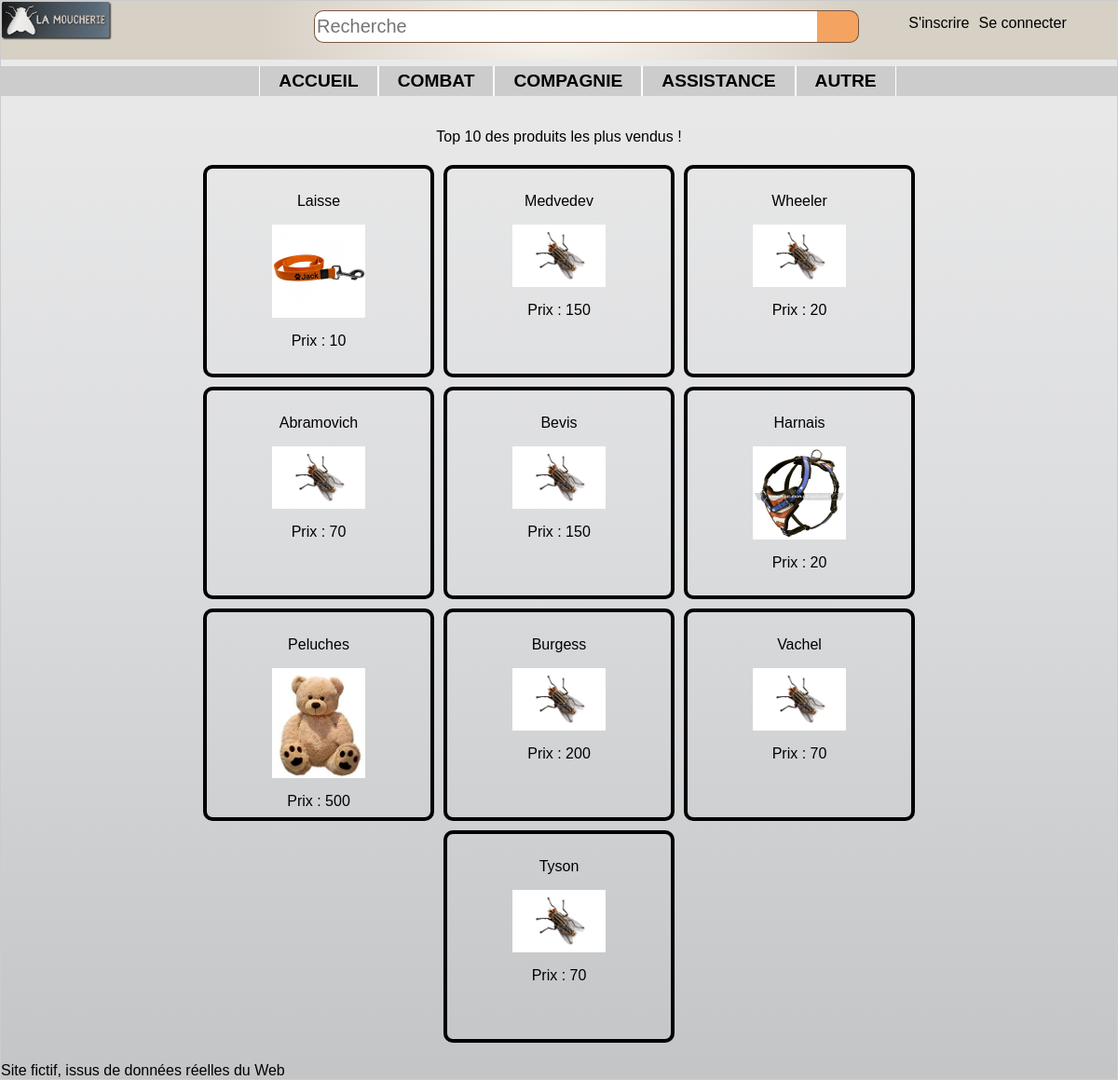
Page /controler/main.ctrl.php on the earlier database version.
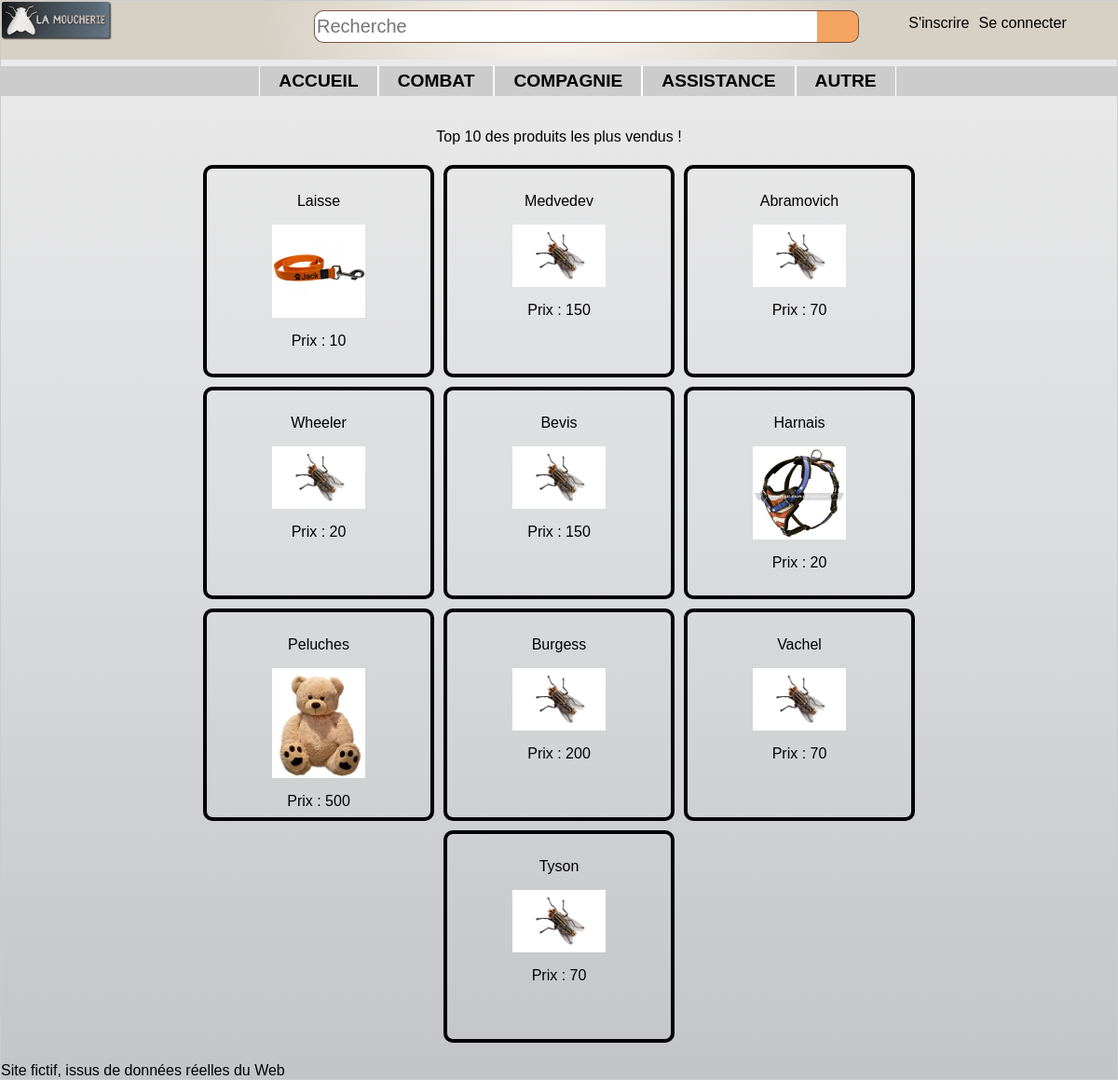
Same page on the later database version.
### tables this page shows
CREATE TABLE categorie (
	id INTEGER PRIMARY KEY,
	nom TEXT,
	pere INTEGER,
	FOREIGN KEY(pere) REFERENCES categorie(id)
);

CREATE TABLE quantachat (
	ref INTEGER PRIMARY KEY,
	quantite INTEGER,
	FOREIGN KEY(ref) REFERENCES article(ref)
);

CREATE TABLE article (
	ref INTEGER PRIMARY KEY,
	libelle TEXT,
	description TEXT,
	categorie INTEGER,
	prix REAL,
	image TEXT,
	FOREIGN KEY(categorie) REFERENCES categorie(id)
);

### controler/articles.ctrl.php (called while the page is built, shortened)
<?php
if (isset($_GET['cat']))
  $cat = $_GET['cat'];
else
  $cat = 0;
if (isset($_GET['ref'])){
  $ref = $_GET['ref'];
  if (isset($_GET['pred'])){
    $articles = $dao->prec($ref, $cat);
  }elseif (isset($_GET['next'])){
    $articles = $dao->next($ref, $cat);
  }
}else if ( $cat == 0){
  $articles = $dao->getBestArticle();
}else{
  $articles = $dao-> firstN($cat);
}
$next = $dao->next(end($articles)->ref, $cat);
include("../view/articles.view.php");
?>

### model/DAO.class.php (called while the page is built, shortened)
<?php
    $dao = new DAO();
    class DAO {
        private $db;
        function __construct() {
            try {
              $this->db = new PDO('sqlite:../data/db/lamoucherie.db');
            }
            catch (PDOException $e){
              die("erreur de connexion:".$e->getMessage());
            }
        }
        function getBestArticle(){
            $req = "SELECT * FROM article,quantachat WHERE article.ref=quantachat.ref ORDER BY quantite DESC LIMIT 10";
            $descripteur = $this->db->query($req);
            $result = $descripteur->fetchAll(PDO::FETCH_CLASS, 'Article');
            return $result;
        }
        function getAllCat() : array {
            $catPere = "SELECT * FROM categorie WHERE id=pere";
            $descripteur = $this->db->query($catPere);
            $resCatPere = $descripteur->fetchAll(PDO::FETCH_CLASS, 'Categorie');
            $resultat = array();
            foreach ($resCatPere as $key => $value) {
              $sousCatPere = "SELECT * FROM categorie WHERE pere=$value->id AND id!=pere";
              $descripteur = $this->db->query($sousCatPere);
              $resSousCatPere = $descripteur->fetchAll(PDO::FETCH_CLASS, 'Categorie');
              array_unshift($resSousCatPere, $value);
              $resultat[] = $resSousCatPere;
            }
            return $resultat;
        }
    }
    ?>

### view/articles.view.php (the view, shortened to what this page needs)
<?php
include("../view/header.php");
echo '<section class="parcourir">';
  if ($cat==0){
    echo "<p>Top 10 des produits les plus vendus !</p>";
  }
echo '</section>';
echo '<section class="articles">';
  $PATH = '../view/imgArticles/';
  foreach ($articles as $key => $article) {
    $img = $PATH.$article->image;
    echo"<a href=\"../controler/main.ctrl.php?cat=$cat&refArticle=$article->ref\">";
      echo '<article>';
        echo "<p>$article->libelle</p>";
        echo "<p><img src='$img' /></p>";
        echo "<p>Prix : $article->prix</p>";
      echo '</article>';
    echo"</a>";
  }
echo '</section>';
include("../view/footer.php");
?>

### controler/main.ctrl.php (shortened to what this page needs)
<?php
include_once("../model/DAO.class.php");
if ( isset($_SESSION["mail"]) && $dao->verifMail($_SESSION["mail"]) ){
  $userConnected = true;
}else{
  $userConnected = false;
}
$listeCategorie = $dao->getAllCat();
if (isset($_GET['inscription'])){
  include('inscription.ctrl.php');
}else if(isset($_GET['admin'])){
  include('admin.ctrl.php');
}else if(isset($_GET['panier'])){
  include('panier.ctrl.php');
}else if(isset($_GET['infocompte'])){
  include('infoCompte.ctrl.php');
}else if(isset($_GET['refArticle'])){
  include('article.ctrl.php');
}else{
  include('articles.ctrl.php');
}
?>

### view/header.php (shortened to what this page needs)
<html>
<head>
  <link rel="stylesheet" type="text/css" href="../view/design/style.css">
</head>
<body class="bridge">
  <header>
    <img src="../view/design/logo-moucherieTrans.png" alt="logo-moucherieTrans">
    <form class="formulaire" action="index.html" method="post">
      <input class="champ" type="text" placeholder="Recherche"/>
      <input class="bouton" type="button" value=" " />
    </form>
  </header>
  <nav class="connexion">
    <ul>
      <?php
          if ($userConnected){
            echo "<li>MON COMPTE";
              echo "<ul>";
                echo "<li><a href=\"../controler/main.ctrl.php?panier=1\">Mon panier</a></li>";
                echo "<li><a href=\"../controler/main.ctrl.php?infocompte=1\">Information compte</a></li>";
                if(  $_SESSION['statut'] == 'admin'){
                  echo "<li><a href=\"../controler/main.ctrl.php?admin=1\">Administration</a></li>";
                }
                echo "<li><a href=\"../controler/main.ctrl.php?deconnexion=1\">Déconnexion</a></li>";
              echo "</ul>";
            echo "</li>";
          }else{
            echo "<li><a href=\"../controler/main.ctrl.php?inscription=1\">S'inscrire</a></li>";
            echo "<li><form action=\"../controler/main.ctrl.php\" method=\"get\">Se connecter";
            echo "</form></li>";
          }
       ?>
    </ul>
  </nav>
  <nav class="menu">
    <ul>
      <li><a href="../controler/main.ctrl.php">accueil</a></li>
      <?php
        foreach ($listeCategorie as $key => $value) {
          if (sizeof($value)>1){
            $catPere = $value[0]->nom;
            $numCat = $value[0]->id;
            echo"<li><a href=\"../controler/main.ctrl.php?cat=$numCat\">$catPere</a>";
            echo"</li>";
          }else{
            $catPere = $value[0]->nom;
            $numCat = $value[0]->id;
            echo"<li><a href=\"../controler/main.ctrl.php?cat=$numCat\">$catPere</a></li>";
          }
        }
      ?>
    </ul>
  </nav>

### view/footer.php
  <footer>
    </p>Site fictif, issus de données réelles du Web</p>
  </footer>
</body>
</html>

### view/design/style.css (style rules this page uses)
.bridge { background-image: -webkit-linear-gradient(top, #EBEBEB 0%, #DCDDDF 48%, #C4C5C7 99%); background-image: linear-gradient(-180deg, #EBEBEB 0%, #DCDDDF 48%, #C4C5C7 99%); margin: 0px; }
body { font-family: HelveticaNeueW01-Thin,HelveticaNeueW02-Thin,HelveticaNeueW10-35Thin,sans-serif; margin: auto; border: 1px solid #CCC; box-shadow: 10px 10px 5px #888888; }
header { font-size:large; font-weight: bolder; width: 100%; border-left: none; border-right: none; margin: 0px; margin-top: 0px; padding: 0px; display: flex; position: fixed; justify-content: space-between; background-image: -webkit-radial-gradient(27% 185%, #F9F6F1 0%, #D7D0C5 100%); background-image: radial-gradient(27% 185%, #F9F6F1 0%, #D7D0C5 100%); }
.formulaire { display:flex; justify-content: flex-start; width: 50%; height: 35px; margin-top: 10px; margin-right: 22%; }
.formulaire .champ { width: 90%; height:35px; background-color: #ffff; border: solid 1px #7a5440; border-right: solid 0px; border-radius: 10px; border-top-right-radius: 0px; border-bottom-right-radius: 0px; font-family: arial, verdana, sans-serif; font-size: 20px; margin: 0px; padding: 2px; }
.formulaire .bouton { background-color: #F4A460; background-repeat: no-repeat; border-radius: 10px,10px,0px,0px; width: 45px; height: 100%; padding: 0px; margin: 0px; border-left: solid 0px; border-radius: 10px; border-top-left-radius: 0px; border-bottom-left-radius: 0px; vertical-align: top; border: solid 1px #7a5440; border-left: solid 0px; }
.connexion { width: 300px; height: auto; position: fixed; top : 0px; right: 10px; }
.connexion ul { list-style-type:none; display : flex; justify-content: center; }
.connexion ul li a { display: inline-block; margin-right: 10px; }
header img { width: 10%; height: 50%; }
.menu ul { background: #CCCCCC; font-size: 1.2em; list-style-type:none; display : flex; justify-content: center; margin-top : 70px; font-weight: bold; text-transform: uppercase; color : black; }
.menu ul li a { display: inline-block; padding:5px 20px; border-left: 1px solid white; border-right: 1px solid white; }
li a:link { text-decoration:none; color : black; }
section { display: flex; margin: auto; flex-wrap: wrap; justify-content :center; max-width: 840px; }
.articles a { width: 220px; height: 200px; border: 4px solid black; border-radius: 10px; padding:10px; margin : 5px; text-align: center; }
.articles a:link { text-decoration:none; color : black; }
.articles article img { width: 100px; }

Differences in the rows shown:
changed quantachat "Abramovich": moves up the list
